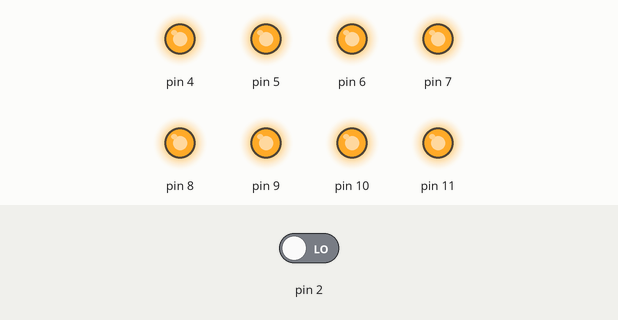
The sketch below on a simulated Arduino Uno, built with avr-gcc and run on an emulated ATmega328P. Parts: output pins drawn as LEDs (lit = HIGH). Inputs (shaded band) come from the test bench; at power-on: pin 2 LOW.

Above: at 1.2 s.
1.3 s: pin 2 driven HIGH
At 2.1 s:
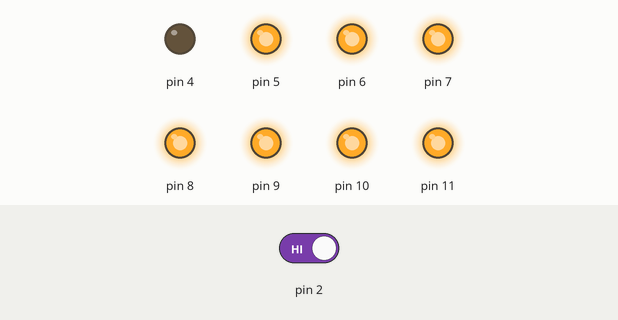
At 3.0 s:
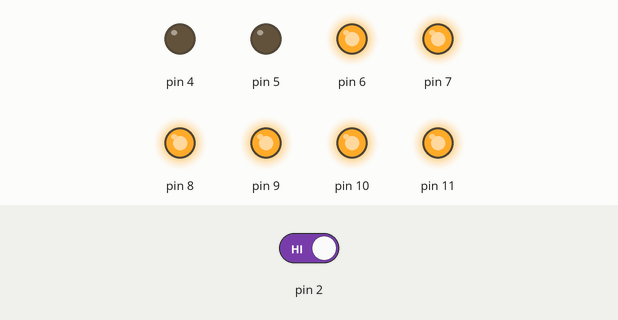
Timing chart, 0 to 19.3 s (numbered marks = the images above; inputs shaded):
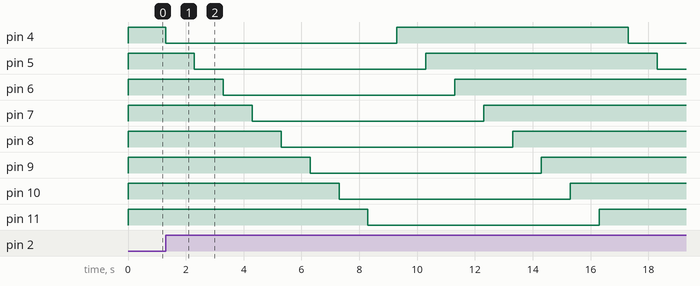

The sketch:

merdivenaydinlatma.ino
```cpp
void setup() {
  for(int i=4;i<=11;i++){
    pinMode(i,OUTPUT);
  }
  pinMode(2,INPUT);
  Serial.begin(9600);
}

void loop() {
   for(int i=4;i<=11;i++){
      digitalWrite(i,HIGH);
    }

    if(digitalRead(2)==1){
        for(int i=4;i<=11;i++){
      digitalWrite(i,LOW);
      delay(1000);
    }
 for(int i=4;i<=11;i++){
      digitalWrite(i,HIGH);
      delay(1000);
    }
    }


}
```

Measured:
- after the input at 1.3 s, pin 4: HIGH → LOW at once, → HIGH 8.0 s later, → LOW 8.0 s later; pin 5: HIGH → LOW after 1.0 s, → HIGH 8.0 s later, → LOW 8.0 s later; pin 6: HIGH → LOW after 2.0 s, → HIGH 8.0 s later; pin 7: HIGH → LOW after 3.0 s, → HIGH 8.0 s later; pin 8: HIGH → LOW after 4.0 s, → HIGH 8.0 s later
